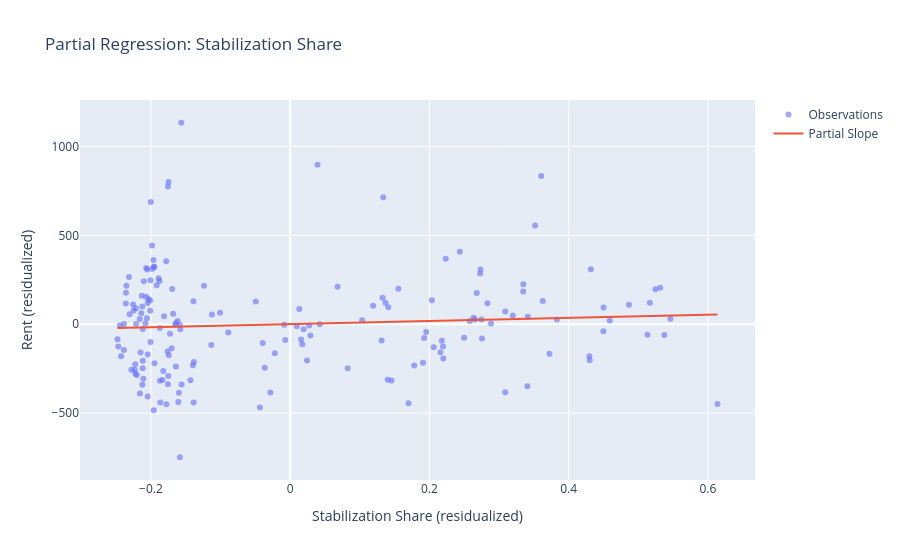
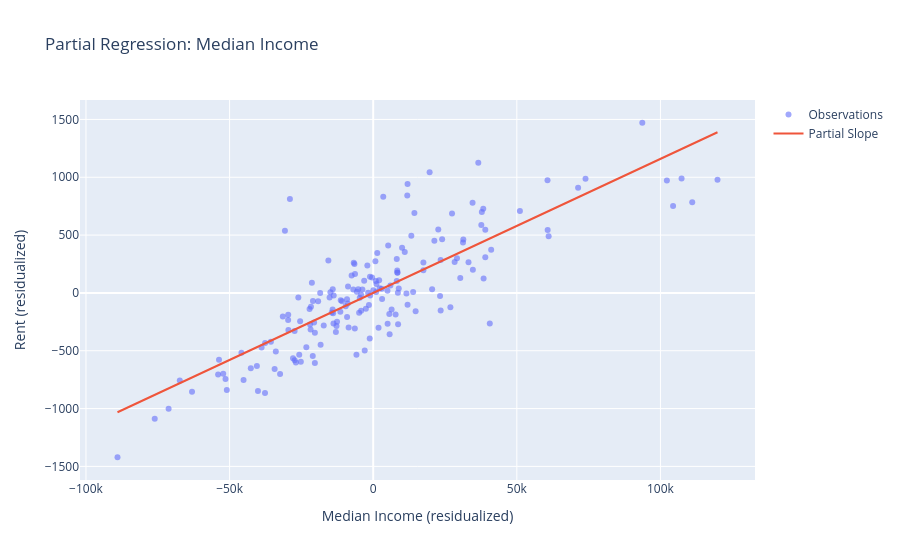
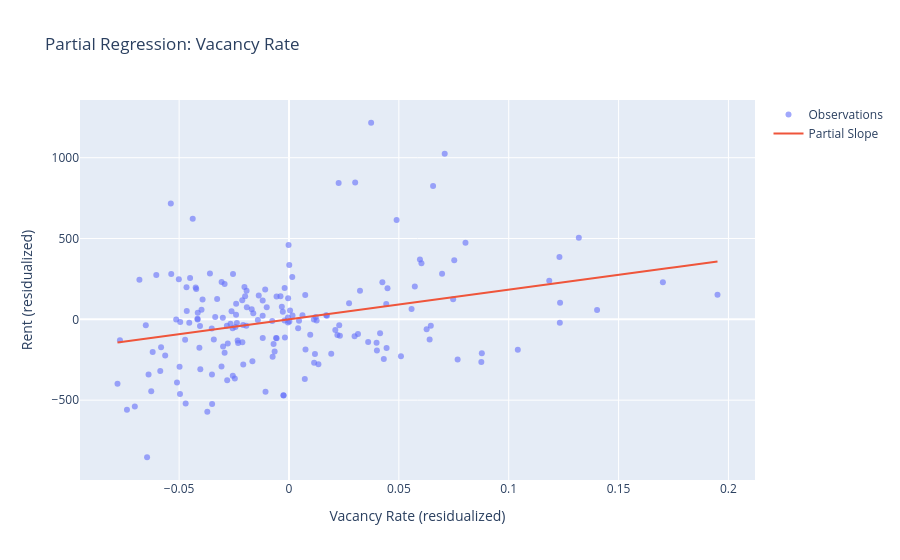
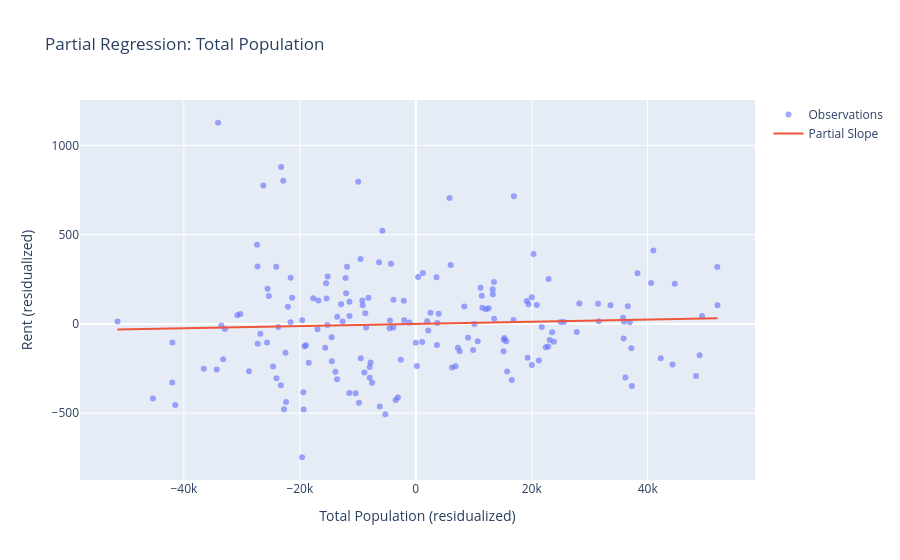

Notebook source saved alongside these figures, in order:
### Code cell
# partial Regression plot
partial_regression_plot(Y, np.array(Xk), feature_names)
